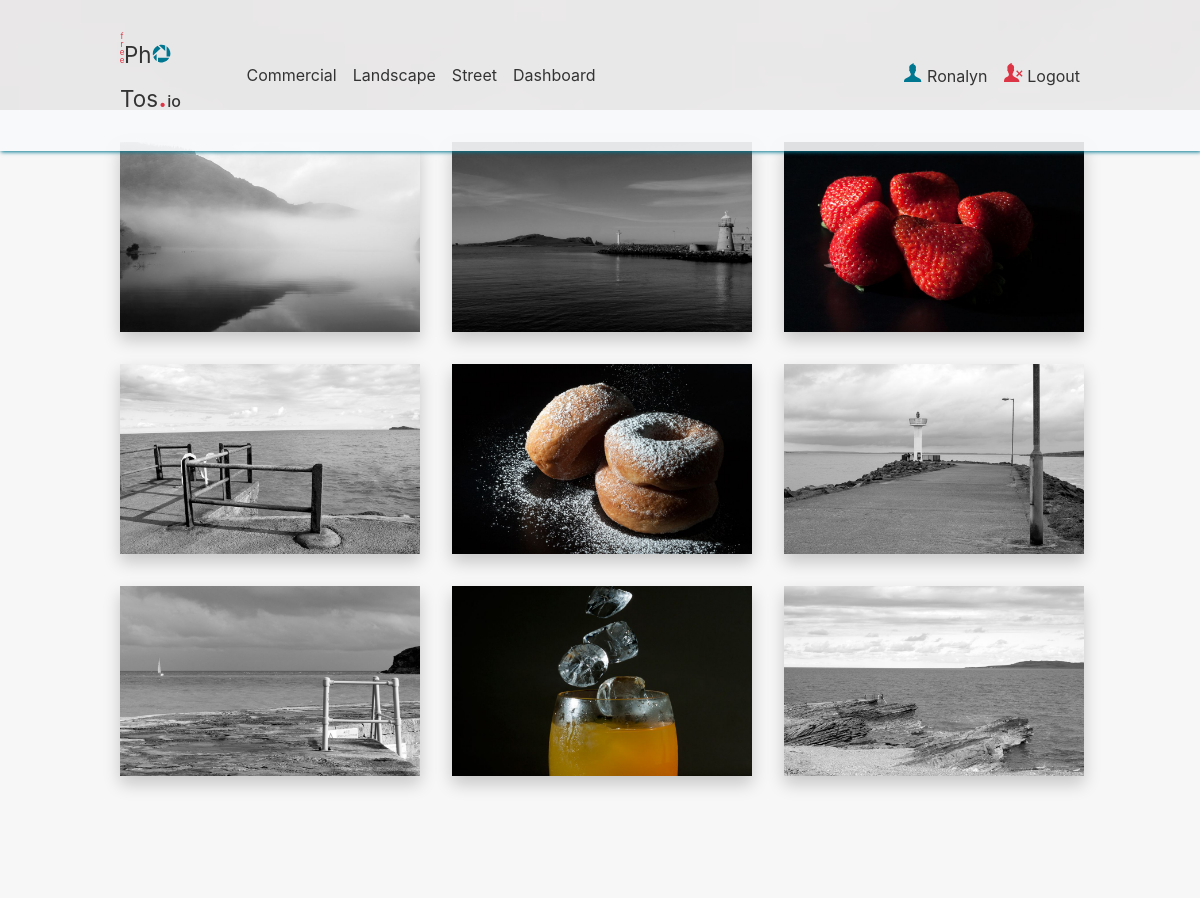
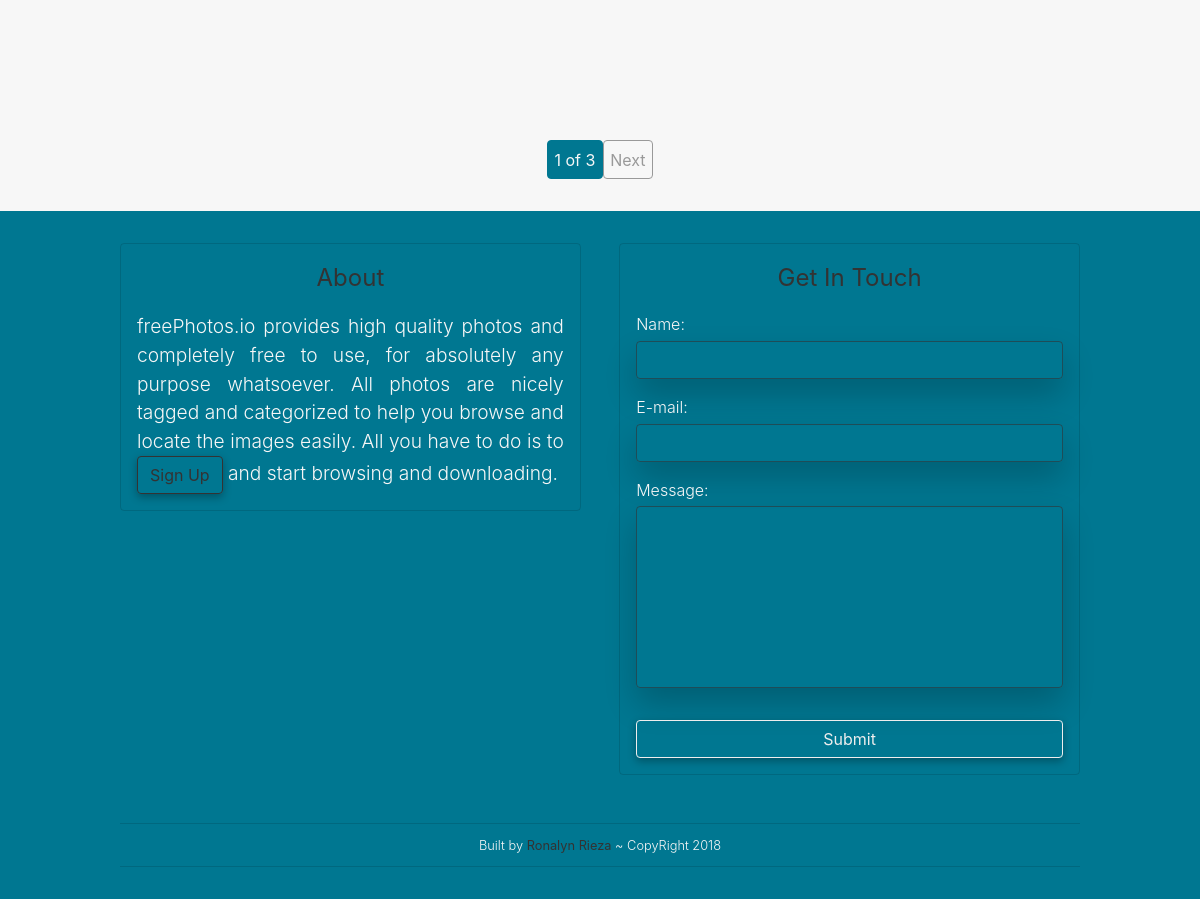
The app's page /home.php (signed in) with its own data (2 pictures, top to bottom).
### tables this page shows
CREATE TABLE `categories` (
  `cat_id` int(3) NOT NULL,
  `cat_title` varchar(255) NOT NULL
);

CREATE TABLE `users` (
  `user_id` int(11) NOT NULL,
  `user_firstname` varchar(255) NOT NULL,
  `user_lastname` varchar(255) NOT NULL,
  `user_image` text NOT NULL,
  `user_email` varchar(255) NOT NULL,
  `user_password` text NOT NULL,
  `user_role` varchar(255) NOT NULL,
  `time_online` int(11) NOT NULL,
  `code_one` text NOT NULL,
  `code_two` text NOT NULL,
  `active` tinyint(1) NOT NULL
);

CREATE TABLE `images` (
  `image_id` int(11) NOT NULL,
  `image_cat_title` varchar(255) NOT NULL,
  `standard_name` varchar(255) NOT NULL,
  `thumbnail_name` varchar(255) NOT NULL,
  `image_type` varchar(255) NOT NULL,
  `image_post_date` date NOT NULL,
  `image_tags` varchar(255) NOT NULL,
  `image_likes` int(11) NOT NULL
);

### config/functions.php (called while the page is built, shortened)
<?php
function clean($string) {
    return htmlentities($string);
}
function getPost($field){
   return (isset($_POST[$field]) && $_POST[$field] != "" ? $_POST[$field] : "");
}

### config/db.php (called while the page is built, shortened)
<?php
$con = mysqli_connect('localhost', 'root', '', 'ronal720_freephotos_db');
function escape($string) {
	global $con;
	return mysqli_real_escape_string($con, $string);
}
function query($query) {
	global $con;
	$result =  mysqli_query($con, $query);
	return $result;
}
function fetch_array($result) {
	return mysqli_fetch_array($result);
}

### home.php (the view, shortened to what this page needs)
<?php
    include("includes/header.php");
?>
<?php
    include("includes/logedin_nav.php");
?>
<section id="" class="section section--light">
    <div class="container">
     <div class="images-grid" id="">
<?php
if(isset($_GET['page'])){
    $page = abs((int)$_GET['page']);
}else{
    $page = 1;
}
$shownimg_num = 12;
if($page === "" || $page === 1){
    $page_1 = 0;
}else{
    $page_1 = ($page * $shownimg_num) - $shownimg_num;
}
$query = "SELECT image_id, standard_name, thumbnail_name, image_likes FROM images WHERE image_post_date != '' ORDER BY image_id DESC LIMIT $page_1, $shownimg_num";
$result = query($query);
   if(mysqli_num_rows($result) < 1){
       echo "<h1>No Image Available here</h1>";
   }else{
    while($row = mysqli_fetch_assoc($result)){
        $image_id = $row['image_id'];
        $image_standard_name = $row['standard_name'];
        $image_thumbnail_name = $row['thumbnail_name'];
 ?>
            <div class="images-grid__item reveal-item" id="">
               <div class='images-grid__item--imgs'>
                <a href="#" class="images-grid__item--imgs-link open-modal modal-link" data-id="<?php echo $image_id; ?>">
                    <picture>
                      <source srcset="img/<?php echo $image_standard_name; ?>" media="(min-width: 768px)">
                      <img data-srcset="img/<?php echo $image_thumbnail_name; ?>" alt="<?php echo $image_thumbnail_name; ?>" class="lazyload main-imgs">
                    </picture>
                </a>
                </div>
            </div>
<?php }} ?>
            </div>
<?php
$image_count_query = "SELECT image_id FROM images WHERE image_post_date != ''";
$find_image_count = query($image_count_query);
$image_count = mysqli_num_rows($find_image_count);
    if($image_count > $shownimg_num){
      echo "<div class='pagination'>";
               echo "<ul class='pagination__item'>";
        $count = ceil($image_count/ $shownimg_num);
       if($count > 1){
        for($i = 1; $i <= $count; $i++ ){
                if($i === $page){
                    echo "<li class='btn pagination__item-page'>{$i} of {$count}</li>";
                }
            }
        }
        if($page < $count ){
           $j = $page + 1;
           echo "<li class='btn pagination__item-next'><a class='' href='home.php?page=$j'>Next</a></li>";
        }
               echo "</ul>";
       echo "</div>";
    }
?>
    </div>
</section>
  <?php include("includes/footer.php"); ?>
<?php include("includes/close_tags.php");

### includes/header.php (shortened to what this page needs)
<!DOCTYPE html>
<html lang="en">
<head>

### includes/logedin_nav.php (shortened to what this page needs)
<link rel="stylesheet" href="css/style.css">
</head>
<body>
<header class="header">
  <nav id="" class="nav container">
    <div class="nav__primary">
      <a href="home.php" class="nav--logo-link"><h1><span class="nav--logo-link-ver-text">free</span>Ph<svg class="icon-small icon-primary">
        <use xlink:href="sprite/sprite.svg#icon-picasa"></use>
      </svg>Tos<span class="nav--logo-link-dot">.</span><span class="nav--logo-link-io">io</span></h1></a>
      <div class="nav__primary--content">
<?php
  $query = "SELECT * FROM categories";
  $select_all_categories_query = query($query);
     while($row = mysqli_fetch_assoc($select_all_categories_query)){
     $cat_title = $row['cat_title'];
     $category_class = '';
         echo "<a href='category.php?category=$cat_title' class='$category_class nav__primary--content__link'>{$cat_title}</a>";
     }
   if(isset($_SESSION['user_role'])){
      $session_user_role = clean($_SESSION['user_role']);
       $session_role = escape($session_user_role);
       if($session_role === 'Admin'){
           echo "<a href='admin/dashboard.php' class='nav__primary--content__link'>Dashboard</a>";
       }
   }else if(isset($_COOKIE['role'])){
       $cookie_user_role = clean($_COOKIE['role']);
       $cookie_role = escape($cookie_user_role);
       if($cookie_role === 'Admin'){
           echo "<a href='admin/dashboard.php' class='nav__primary--content__link'>Dashboard</a>";
       }
   }
?>
        <a href="profile.php" class="nav__primary--content__link-profile">
          <svg class="icon-small icon-primary">
            <use xlink:href="sprite/sprite.svg#icon-user"></use>
          </svg>
<?php
if(isset($_COOKIE['user'])){
    $cookie_user = abs((int)$_COOKIE['user']);
    $sql = "SELECT user_firstname FROM users WHERE user_id = '".escape($cookie_user)."' AND active = 1";
    $result = query($sql);
    confirm($result);
    $row = fetch_array($result);
    $db_firstname =  $row['user_firstname'];
    echo $db_firstname;
}else if(isset($_SESSION['user'])){
    $session_user = abs((int)$_SESSION['user']);
    $sql = "SELECT user_firstname FROM users WHERE user_id = '".escape($session_user)."' AND active = 1";
    $result = query($sql);
    $row = fetch_array($result);
    $db_firstname =  $row['user_firstname'];
    echo $db_firstname;
}
?>      </a>
        <a href="logout.php" class="nav__primary--content__link-logout">
          <svg class="icon-small icon-secondary">
            <use xlink:href="sprite/sprite.svg#icon-remove-user"></use>
          </svg> Logout
         </a>
      </div>
    </div>
  </nav>
</header>

### includes/footer.php
<footer id="" class="section section--primary footer">
    <div class="container">
        <div class="footer__content">
            <div class="footer__content--about">
              <h6 class="">About</h6>
              <p class="mt-medium">freePhotos.io provides high quality photos and completely free to use, for absolutely any purpose whatsoever. All photos are nicely tagged and categorized to help you browse and locate the images easily. All you have to do is to
                <?php
                    if(!isset($_SESSION['user']) && !isset($_COOKIE['user'])){
                            echo "<a  href='register.php' class='btn btn__dark'>Sign Up</a>";
                    }else{
                        echo "<a  href='#' class='btn btn__dark disabled'>Sign Up</a>";
                    }
                ?>
              and start browsing and downloading.</p>
            </div>
            <div class="footer__content--contact">
                <h6 class="mt-medium">Get In Touch</h6>
                 <form id="" method="post" role="form" autocomplete="off" role="form">
                         <label for="contact-name" class="">Name: </label>
                         <input id="contact-name" type="text" name="contact_name" pattern="^[^-\s][a-zA-Z ,\.'\-]{2,20}$" title="Must contain at least 2 and no more than 20 characters, no numbers and can only use . , ' - as special characters." class="form__item fl-cap mb-medium color-light form__input--fistLetter-cap arrow-togglable" value="<?php echo getPost('contact_name'); ?>" required>
                         <label for="contact-email" class="">E-mail: </label>
                         <input id="contact-email" type="email" name="contact_email" class="form__item mb-medium color-light arrow-togglable" pattern="^(?!.*\.\.)[\w.\-#!$%&'*+\/=?^_`{}|~]{1,64}@[\w.\-]+\.[a-zA-Z]{2,3}$" title="example@mail.com" value="<?php echo getPost('contact_email'); ?>" required>
                         <label for="contact-message" class="">Message: </label>
                         <textarea id="contact-message" name="contact_message" class="form__item mb-large color-light form__input--fistLetter-cap arrow-togglable" rows="7" required><?php echo getPost('contact_message'); ?></textarea>
                         <button name="contact_form_submit" type="submit" class="btn btn__light full-width">Submit</button>
                </form>
            </div>
        </div>
         <p class="footer__copyright">Built by <a href="#" class="">Ronalyn Rieza</a> ~ CopyRight 2018</p>
    </div>
</footer>

### includes/close_tags.php (shortened to what this page needs)
</body>
</html>

### records on screen
categories: cat_title "Commercial"
categories: cat_title "Landscape"
categories: cat_title "Street"
users: user_firstname "Ronalyn"
images: shows a picture
images: shows a picture
images: shows a picture
images: shows a picture
images: shows a picture
images: shows a picture
images: shows a picture
images: shows a picture
images: shows a picture

### other values on screen
$count "3"
